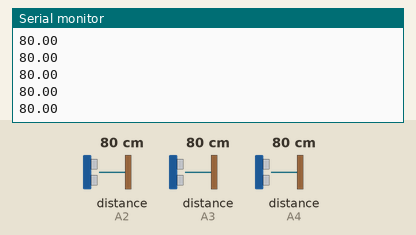
This sketch was run on a simulated Arduino Uno, built with avr-gcc and run on an emulated ATmega328P. Shown: the last lines printed to the serial monitor. The test bench sets the inputs (shaded band); at power-on: distance to the obstacle (sensors on A4, A2, A3) 80 cm.

Above: at 1.2 s.
1.3 s: distance to the obstacle (sensor on A4) set to 2 cm
At 1.48 s:
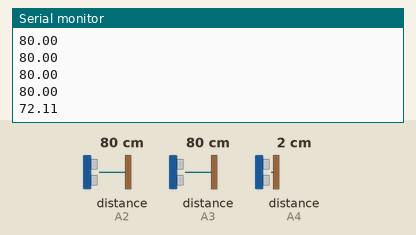
2.8 s: distance to the obstacle (sensor on A4) set to 18 cm
At 2.93 s:
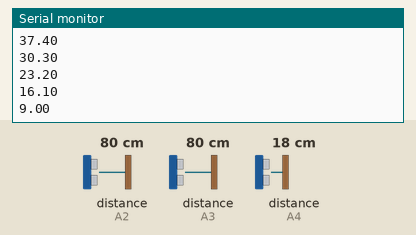
Timing chart, 0 to 5.8 s (numbered marks = the images above; inputs shaded):
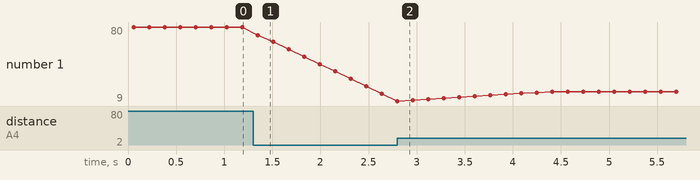

The sketch:

sensorTest5.ino
```cpp
#include <SharpIR.h>
#include <Average.h>

// Pin numbers
const byte sensorLeftPin = A2;
const byte sensorFrontPin = A3;
const byte sensorRightPin = A4;

SharpIR sensorLeft (SharpIR::GP2Y0A21YK0F, sensorLeftPin );
SharpIR sensorFront(SharpIR::GP2Y0A21YK0F, sensorFrontPin);
SharpIR sensorRight(SharpIR::GP2Y0A21YK0F, sensorRightPin);

// We take the average of the ten last sensor outputs
Average<float> avgLeft(10);
Average<float> avgFront(10);
Average<float> avgRight(10);

void setup() {
    Serial.begin(9600);
}

void loop() {

    // Add a new random value to the bucket
    avgLeft.push(sensorLeft.getDistance());
    //Serial.print("Sensor 1: ");
    //Serial.println(avgLeft.mean());
    //Serial.print(" ");

    avgFront.push(sensorFront.getDistance());
    //Serial.print("Sensor 2: ");
    //Serial.println(avgFront.mean());
    //Serial.print(" ");

    avgRight.push(sensorRight.getDistance());
    //Serial.print("Sensor 3: ");
    Serial.println(avgRight.mean());

    Serial.println();
    delay(100);
}
```

Measured:
- after the input at 1.3 s, the serial monitor: prints a new line after 0.05 s (image 1)
- plotted number 1: 80 → 9 after the input at 1.3 s, 9 → 18 after the input at 2.8 s
